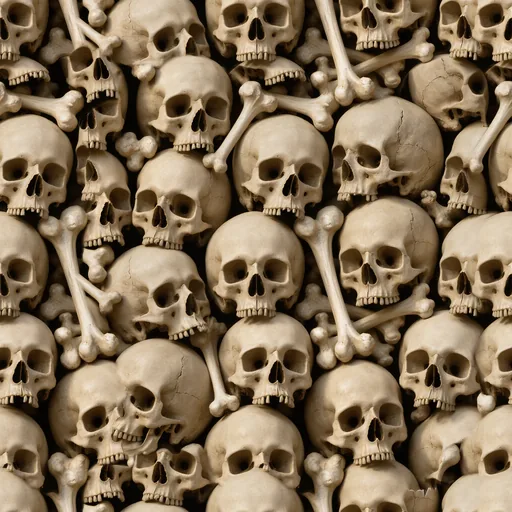
#> input picture assets/tex/tex_bone.webp, 512 x 512 px; its folder holds only this picture in this run
$ python world_tex.py --from ../../assets/tex/tex_bone.webp
#> lines starting #> are read from the running program, lines starting #| are printed output that depends on the picture; after the words box and inside, x2 and y2 are one past the last pixel; in counts of white or black regions, pixels touching at a corner belong together
### tools/v2/envkit_tex.py
#!/usr/bin/env python3
"""환경 키트(src/v2/env) 텍스처 생성기 — 코드로 만든 이어 붙는(타일) 텍스처. docs/v2/ENV_KIT.md §3
   python3 tools/v2/envkit_tex.py [--out assets/v2/env] [--preview /tmp/x.png]
   모든 무늬는 주기 512 로 만든다(FFT 잡음 · 감아 도는 거리) → 이음매가 없다. webp 로 저장(장당 150 KB 이하).
   그림 생성(Higgsfield)은 쓰지 않았다 — 결과는 같은 씨앗이면 늘 같다.
"""
import sys, os, argparse
import numpy as np
from PIL import Image

N = 512
rng = np.random.default_rng(20261117)


def fbm(n=N, beta=2.0, seed=None, aniso=(1.0, 1.0)):
    """주기 잡음 (1/f^beta 스펙트럼). 0..1"""
    r = np.random.default_rng(seed) if seed is not None else rng
    fy = np.fft.fftfreq(n)[:, None] * aniso[1]
    fx = np.fft.fftfreq(n)[None, :] * aniso[0]
    f = np.sqrt(fx * fx + fy * fy); f[0, 0] = 1
    spec = (r.normal(size=(n, n)) + 1j * r.normal(size=(n, n))) / f ** (beta / 2)
    spec[0, 0] = 0
    a = np.real(np.fft.ifft2(spec))
    a = (a - a.min()) / (a.max() - a.min())
    return a


def sm(a, b, x):
    t = np.clip((x - a) / (b - a), 0, 1)
    return t * t * (3 - 2 * t)


# [69 lines left out: functions worley, relax, emboss, rgb, blocks, not called in this run]


def per(ident, k, lo, hi, seed):
    r = np.random.default_rng(seed)
    return r.uniform(lo, hi, k + 1)[ident]


# [190 lines left out: functions tex_ashlar, tex_plaster, tex_slate, tex_cobble, tex_flag, tile_timber and 7 more, not called in this run]


OUT = {
    'k_ashlar': (tex_ashlar, 82), 'k_plaster': (tex_plaster, 80), 'k_slate': (tex_slate, 82),
    'k_cobble': (tex_cobble, 80), 'k_flag': (tex_flag, 80), 'k_trim': (atlas_trim, 84),
}

# [20 lines that do not run on import are left out]

### tools/v2/world_tex.py
#!/usr/bin/env python3
"""WORLD lane surface textures (docs/v2/ENV_KIT.md 12). Tiling 512 px squares, webp <= 160 KB, written to assets/v2/env/.
   python3 tools/v2/world_tex.py [--only k_cobble,k_soil] [--sheet /tmp/claude-0/v2/world/tex_sheet.png]
   python3 tools/v2/world_tex.py --from painted.png --name k_cobble      # make a generated/painted square tile and store it
 Two kinds of source:
   * procedural (periodic noise, wrapped cell noise) - organic cobbles, setts, worn muddy cobbles, rubble wall, thatch
   * derived from the game's own painted v1 tiles (assets/tex/*.webp, already seamless): bones, bark, wet cellar stone, planks, grave soil
   * generated squares (tools/v2/world_src/tex/<name>.webp, 1024 px; docs/v2/ENV_KIT.md 16): made to tile (make_tile) and graded to the night palette
     (to_night). Today: k_ashlar k_plaster k_slate k_flag k_rubble k_thatch. --proc k_rubble gives the procedural version back. --out <dir> writes elsewhere.
 The default run rewrites every texture it owns; the files in assets/v2/env/ are byte for byte what it writes.
"""
import sys, os, argparse
import numpy as np
from PIL import Image, ImageDraw, ImageFilter
sys.path.insert(0, os.path.dirname(os.path.abspath(__file__)))
from envkit_tex import fbm, sm, emboss, relax  # noqa: E402

N = 512
OUT = 'assets/v2/env'


# [10 lines left out: function wworley, not called in this run]


def per(idx, k, lo, hi, seed):
    return np.random.default_rng(seed).uniform(lo, hi, k)[idx]


# [48 lines left out: functions stones, strokes, not called in this run]


def v1(name):
    return np.array(Image.open(f'assets/tex/{name}.webp').convert('RGB').resize((N, N), Image.LANCZOS)).astype(np.float32)


# [4 lines left out: function grade, not called in this run]


def tex_cobble(): return stones(170, 141, relax_it=0, wlo=0.7, whi=1.35)
def tex_cobble2(): return stones(230, 151, relax_it=1, wlo=0.85, whi=1.15, gap0=1.0, gap1=4.5, dome_px=22, flat=0.35, palette=[(120, 122, 130), (132, 128, 124), (108, 110, 120), (140, 136, 132)])
def tex_cobworn(): return strokes(stones(150, 161, relax_it=0, wlo=0.7, whi=1.3, mud=0.6, flat=0.5), 260, 162, [(176, 150, 92), (150, 128, 80)], 8, 22, 0.2, 0.7, 1, 170)
def tex_rubble(): return stones(120, 171, relax_it=1, wlo=0.6, whi=1.5, gap0=2.2, gap1=6.5, dome_px=40, flat=0.25, earth=(150, 142, 128), mossk=0.3, edge=0.82, palette=[(128, 126, 126), (118, 118, 124), (136, 130, 122), (106, 104, 108), (124, 116, 108), (142, 138, 134)])


# [42 lines left out: functions tex_thatch, tex_soil, tex_cellar, tex_planks, not called in this run]


def tex_bone(): return np.clip(grade(v1('tex_bone'), (0.86, 0.84, 0.8), 0.7, 1.15), 0, 255).astype(np.uint8)
def tex_bark(): return np.clip(grade(v1('tex_rotwood'), (1.5, 1.38, 1.3), 0.6, 0.85, 8), 0, 255).astype(np.uint8)


def seam_ratio(a):
    """how visible would the wrap seam be: (difference across the seam) / (difference between neighbouring pixels inside), per axis (x, y)"""
    return (np.abs(a[:, 0] - a[:, -1]).mean() / max(1e-6, np.abs(a[:, 1:] - a[:, :-1]).mean()), np.abs(a[0] - a[-1]).mean() / max(1e-6, np.abs(a[1:] - a[:-1]).mean()))


def make_tile(path, n=N):
    """a generated / painted square -> a tiling one, WITHOUT ghosting structured patterns (courses, slates, slabs):
       1. flatten the slow brightness drift (a tile with a bright corner shows its repeat at once)
       2. per axis: if the square already nearly tiles (seam ratio <= 1.35: the generator was asked for a tileable picture) only the small step across
          the seam is spread over a band (offset correction: no second copy is mixed in, so no double edges);
          else the edge band is cross-faded with the half-offset copy along a noisy line, then the same correction."""
    a = np.array(Image.open(path).convert('RGB').resize((n, n), Image.LANCZOS)).astype(np.float32)
    low = np.array(Image.fromarray(a.astype(np.uint8)).filter(ImageFilter.GaussianBlur(n / 5))).astype(np.float32)
    a = a - low + low.mean((0, 1), keepdims=True)
    rx, ry = seam_ratio(a)
    yy, xx = np.mgrid[0:n, 0:n] / n; nz = (fbm(beta=2.0, seed=5) - 0.5) * 0.08
    if rx > 1.35:
        b = np.roll(a, n // 2, 1); w = sm(0.03, 0.16, np.minimum(xx, 1 - xx) + nz)[:, :, None]; a = a * w + b * (1 - w)
    if ry > 1.35:
        b = np.roll(a, n // 2, 0); w = sm(0.03, 0.16, np.minimum(yy, 1 - yy) + nz.T)[:, :, None]; a = a * w + b * (1 - w)
    m = n // 16; ramp = (1 - (np.arange(m) + 0.5) / m) ** 2 * 0.5   # 0.5 at the seam -> 0
    d = a[:, 0] - a[:, -1]; d = np.array(Image.fromarray(np.clip(d[:, None, :] + 128, 0, 255).astype(np.uint8)).filter(ImageFilter.GaussianBlur(3))).astype(np.float32)[:, 0, :] - 128   # the step, smoothed along the seam (keeps grain)
    for i in range(m): a[:, i] -= d * ramp[i]; a[:, n - 1 - i] += d * ramp[i]
    d = a[0] - a[-1]; d = np.array(Image.fromarray(np.clip(d[None, :, :] + 128, 0, 255).astype(np.uint8)).filter(ImageFilter.GaussianBlur(3))).astype(np.float32)[0] - 128
    for i in range(m): a[i] -= d * ramp[i]; a[n - 1 - i] += d * ramp[i]
    return np.clip(a, 0, 255).astype(np.uint8), (rx, ry), seam_ratio(a)


# [13 lines left out: function to_night, not called in this run]


# generated squares (image model, 1024 px) kept as tools/v2/world_src/tex/<name>.webp -> tiled, graded to the night palette. ref = mean colour of the texture replaced.
SRC = 'tools/v2/world_src/tex'
GEN = {
    'k_ashlar': dict(ref=(110, 112, 120), hue=0.8, contrast=1.05, sat=0.8),
    'k_plaster': dict(ref=(186, 172, 145), hue=0.7, contrast=1.3, sat=0.9, calm=1.1),
    'k_slate': dict(ref=(76, 84, 105), hue=0.7, contrast=1.1, sat=0.9, calm=1.4),
    'k_flag': dict(ref=(118, 116, 116), hue=0.75, contrast=1.0, sat=0.75),
    'k_rubble': dict(ref=(112, 108, 104), hue=0.7, contrast=0.95, sat=0.7),
    'k_thatch': dict(ref=(112, 98, 64), hue=0.7, contrast=1.0, sat=0.9),
}
# tried in game and NOT taken (the procedural / v1-derived texture is as good): k_cobble k_cobworn k_soil. Not tried (no area uses them yet): k_cellar k_planks k_cobble2 (its fan pattern does not repeat vertically).


# [4 lines left out: function tex_gen, not called in this run]


TEX = {'k_cobble': tex_cobble, 'k_cobble2': tex_cobble2, 'k_cobworn': tex_cobworn, 'k_rubble': tex_rubble, 'k_thatch': tex_thatch, 'k_soil': tex_soil,
       'k_cellar': tex_cellar, 'k_planks': tex_planks, 'k_bone': tex_bone}
PROC = dict(TEX)                                                  # the procedural versions stay callable: --proc k_rubble
for _k in GEN: TEX[_k] = (lambda k: (lambda: tex_gen(k)))(_k)     # default: a generated square replaces the procedural texture of the same name


def save(name, arr):
    im = Image.fromarray(arr); q = 84; os.makedirs(OUT, exist_ok=True); p = os.path.join(OUT, name + '.webp')
    while True:
        im.save(p, 'WEBP', quality=q, method=6)
        if os.path.getsize(p) <= 160 * 1024 or q <= 40: break
        q -= 8
    print(f'{name}: {os.path.getsize(p) // 1024} KB (q{q})')
    return im


if __name__ == '__main__':
    ap = argparse.ArgumentParser(); ap.add_argument('--only'); ap.add_argument('--sheet'); ap.add_argument('--from', dest='src'); ap.add_argument('--name'); ap.add_argument('--out'); ap.add_argument('--proc', default='')
    A = ap.parse_args(); ims = {}
    if A.out: OUT = A.out
    for k in [x for x in A.proc.split(',') if x]: TEX[k] = PROC[k]
    if A.src:
        t = make_tile(A.src)[0]; ims[A.name] = save(A.name, to_night(t, **GEN[A.name]) if A.name in GEN else t)
#> in make_tile, `low = np.array(Image.fromarray(a.astype(np.uint8)).filter(ImageFilter...`:
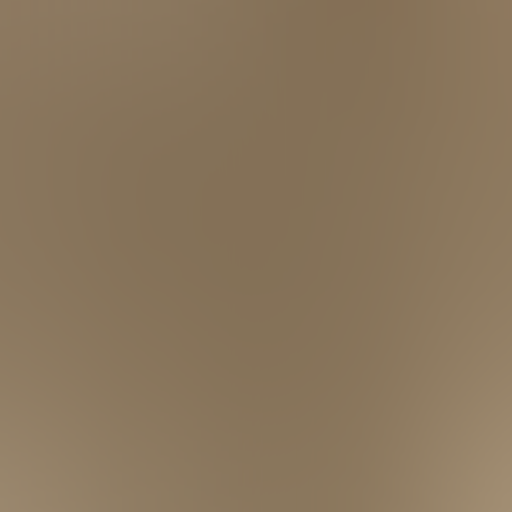
#> low: shape (512, 512, 3) float32; mean R, G, B 137.6, 118.1, 92.5
#> in make_tile, `a = a - low + low.mean((0, 1), keepdims=True)`:
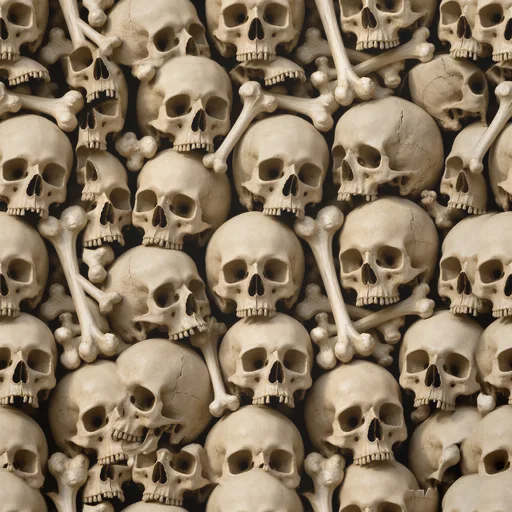
#> a: shape (512, 512, 3) float32; mean R, G, B 131.7, 112.5, 87.2; drawn with min black and max white
#> in make_tile, `rx, ry = seam_ratio(a)`: rx = 1.51; ry = 1.24
#> in make_tile, `b = np.roll(a, n // 2, 1)`:
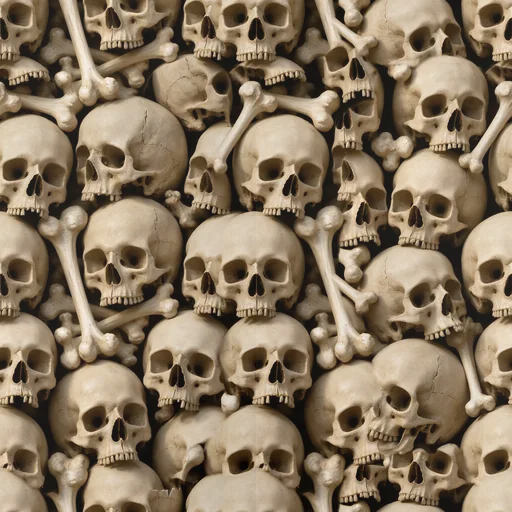
#> b: shape (512, 512, 3) float32; mean R, G, B 131.7, 112.5, 87.2; drawn with min black and max white
#> in sm, `t = np.clip((x - a) / (b - a), 0, 1)`:
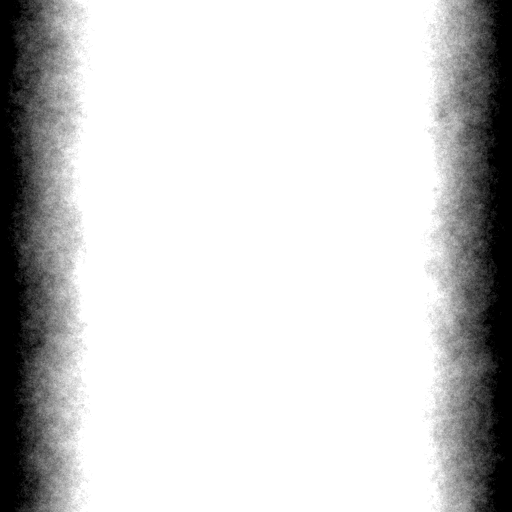
#> t: shape (512, 512) float64; min 0, max 1, mean 0.809
#> in sm, `return t * t * (3 - 2 * t)`:
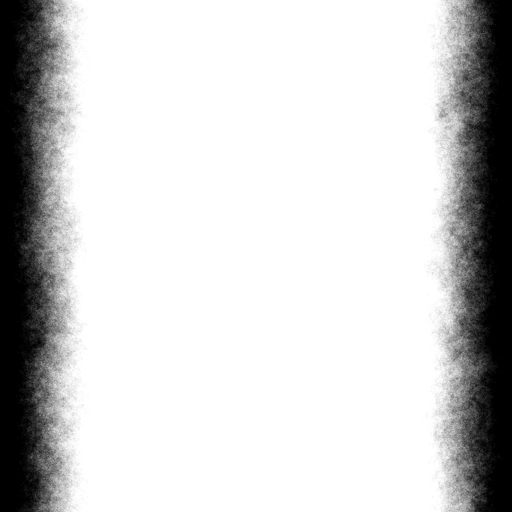
#> returned value: shape (512, 512) float64; min 0, max 1, mean 0.809
#> in make_tile, `w = sm(0.03, 0.16, np.minimum(xx, 1 - xx) + nz)[:, :, None]`:
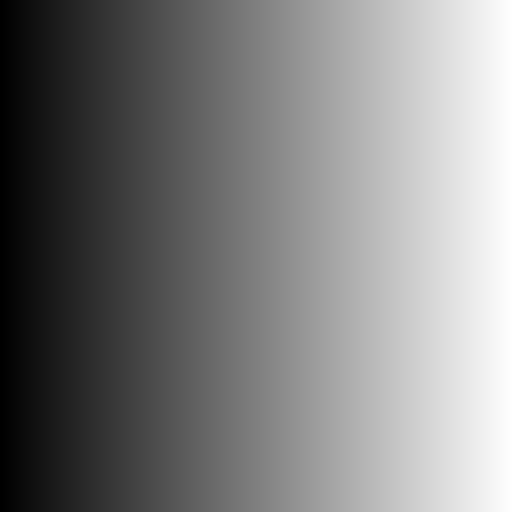
#> xx: shape (512, 512) float64; min 0, max 0.998, mean 0.499
#> in make_tile, `a = a * w + b * (1 - w)`:
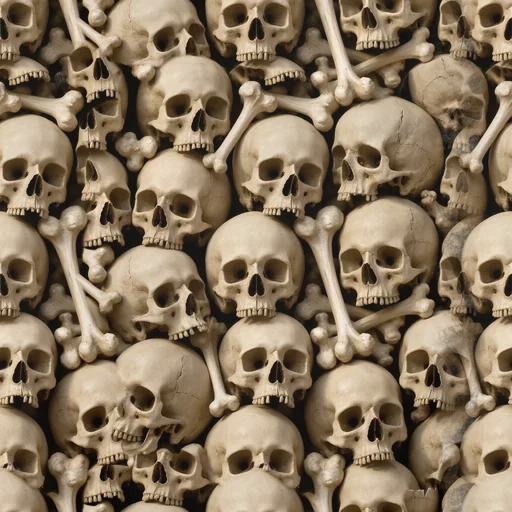
#> a: shape (512, 512, 3) float64; mean R, G, B 132.7, 113.3, 87.9; drawn with min black and max white
#> in make_tile, `d = a[:, 0] - a[:, -1]`: d = 512 rows, first 8: [4, 4, 2], [6, 7, 6], [10, 12, 10], [14, 15, 14], [28, 29, 28], [15, 16, 17], [-26, -25, -24], [-32, -31, -33]
#> in make_tile, `d = np.array(Image.fromarray(np.clip(d[:, None, :] + 128, 0, 255).asty`: d = 512 rows, first 8: [8, 9, 7], [7, 8, 7], [6, 7, 6], [4, 5, 4], [0, 1, 1], [-4, -3, -3], [-9, -8, -8], [-14, -13, -13]
#> after the loop in make_tile, `for i in range(m): a[:, i] -= d * ramp[i]; a[:, n - 1 - i] += d * ramp..`: a: shape (512, 512, 3) float64; 12.16% of pixels changed, all inside (x1, y1, x2, y2) = (0, 0, 512, 512)
#> in make_tile, `d = a[0] - a[-1]`: d = 512 rows, first 8: [6.55, -0.938, 0.516], [7.64, 1.18, 1.55], [5.73, -0.7, -0.425], [0.81, -5.59, -5.4], [-7.11, -13.48, -13.37], [-11.03, -18.37, -17.34], [-12.95, -19.27, -18.32], [-18.88, -25.17, -25.29]
#> in make_tile, `d = np.array(Image.fromarray(np.clip(d[None, :, :] + 128, 0, 255).asty`: d = 512 rows, first 8: [3, -4, -3], [1, -5, -5], [-1, -7, -7], [-3, -9, -9], [-6, -12, -12], [-8, -14, -15], [-10, -16, -17], [-11, -16, -18]
#> after the loop in make_tile, `for i in range(m): a[i] -= d * ramp[i]; a[n - 1 - i] += d * ramp[i]`: a: shape (512, 512, 3) float64; mean R, G, B 132.7, 113.3, 87.9
#> (the run stopped early here; a loop or call above may not have finished)
